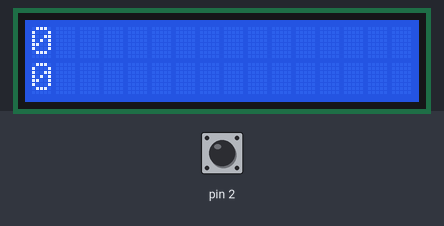
A sketch run on a simulated Arduino Uno, built with avr-gcc and run on an emulated ATmega328P. Parts: 16×2 character LCD. Inputs (shaded band) come from the test bench; at power-on: pin 2 HIGH. What the sketch prints to the serial monitor is not drawn.

Above: at 1.2 s.
1.3 s: pin 2 pulled LOW for 0.15 s
At 4.1 s:
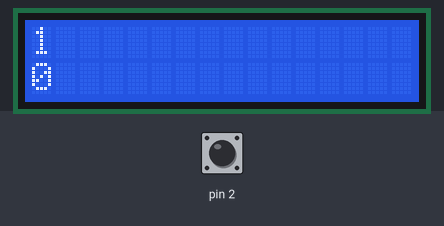
4.4 s: pin 2 pulled LOW for 1 s
At 7.2 s:
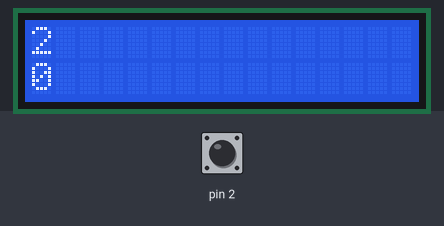
7.6 s: pin 2 pulled LOW for 0.15 s
At 10.2 s:
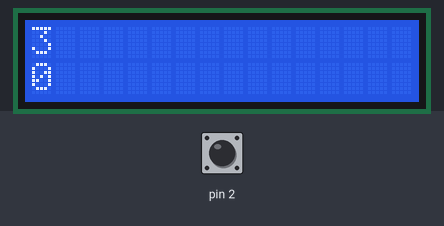
10.6 s: pin 2 pulled LOW for 1 s
At 13.1 s:
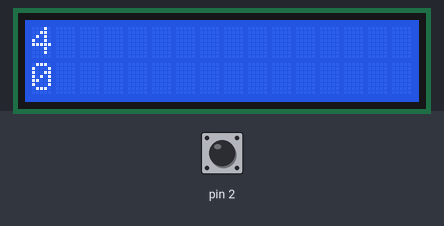
Timing chart, 0 to 14.6 s (numbered marks = the images above; inputs shaded):
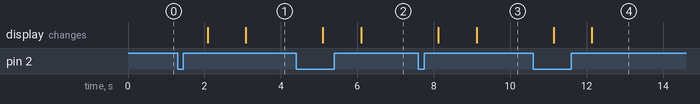

Measured:
- after the input at 1.3 s, the display: first changes after 0.78 s (image 1 shows a later state)
- after the input at 4.4 s, the display: first changes after 0.70 s (image 2 shows a later state)
- after the input at 7.6 s, the display: first changes after 0.52 s (image 3 shows a later state)
- after the input at 10.6 s, the display: first changes after 0.53 s (image 4 shows a later state)

The sketch:

ReedSwitchInterruptWithLCD.ino
```cpp
#include <Wire.h>
#include <LiquidCrystal_I2C.h>
volatile word steps;
// Set the LCD address to 0x27 for a 16 chars and 2 line display
LiquidCrystal_I2C lcd(0x27, 16, 2);
int lastSteps = 0;

void setup()
{

  Serial.begin(9600);
  lcd.begin();
  pinMode(2, INPUT_PULLUP);
  attachInterrupt(0, onStep, FALLING);
}

void loop()
{
  lcd.clear();
  Serial.println(steps);
  lcd.print(steps);
  lcd.setCursor(0,1);
  lcd.print(steps - lastSteps);
  lastSteps = steps;
  delay(1000);

}

void onStep()
{
  static unsigned long lastTime;
  unsigned long timeNow = millis();
  if (timeNow - lastTime < 100)
    return;

    steps++;
    lastTime = timeNow;
}
```
